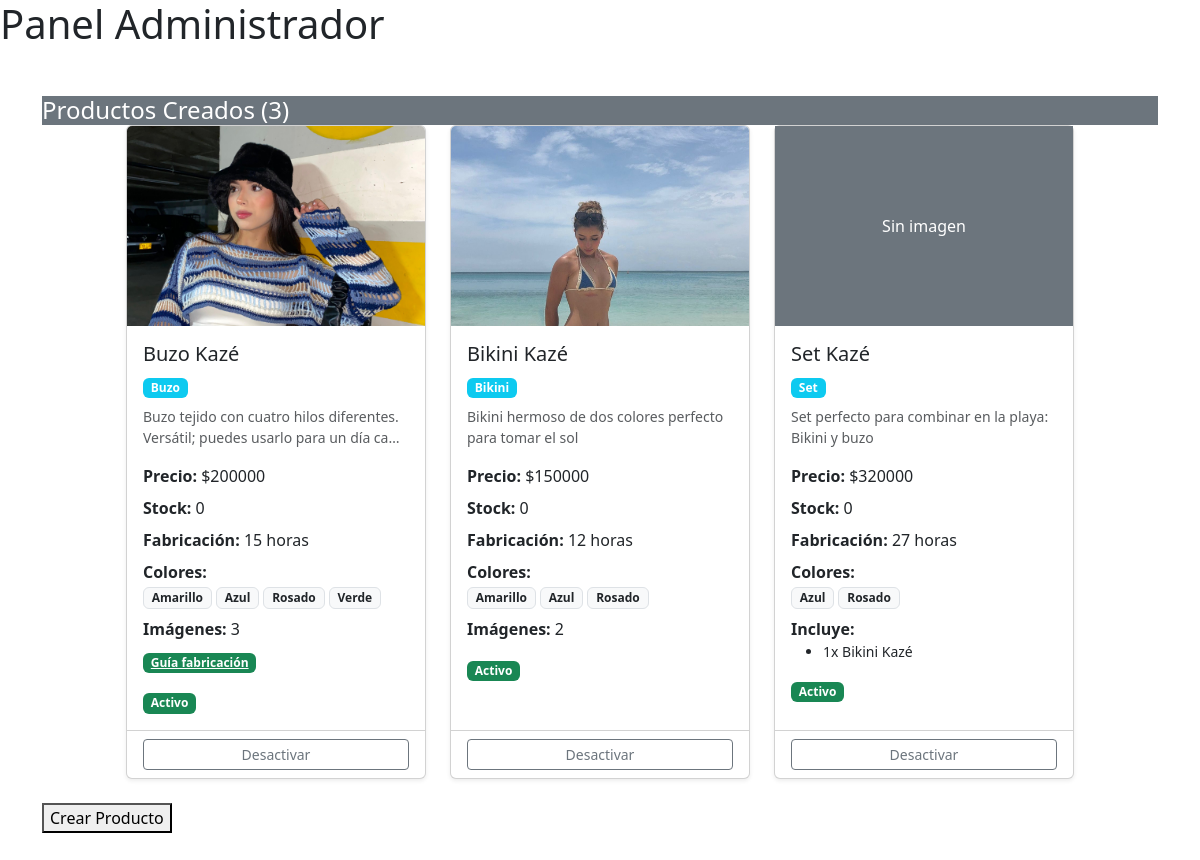
Before: /administrator/ with the older database file.
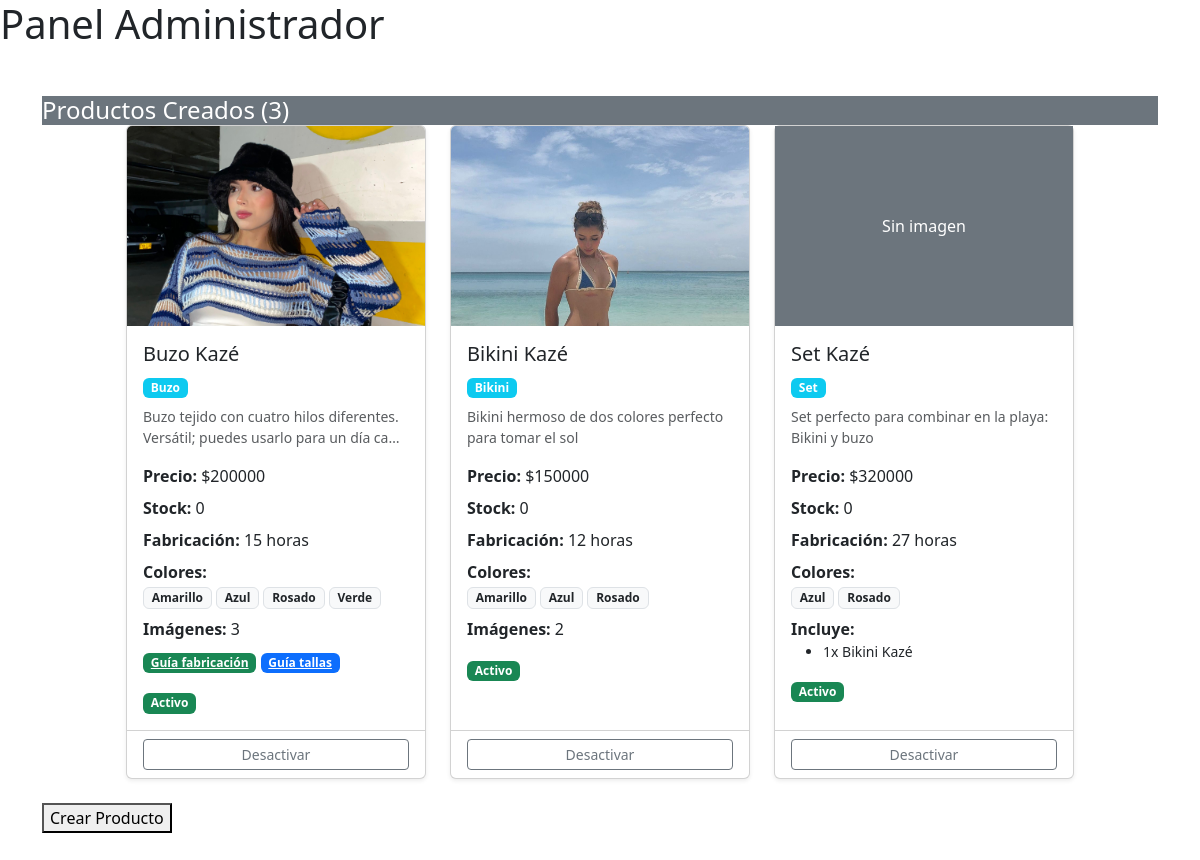
After: the same page with the newer database file.
### crochet/models.py (models this page shows, shortened)
class Producto(models.Model):
    CATEGORIAS = [
        ('Bikini', 'Bikini'),
        ('Top', 'Top'),
        ('Falda', 'Falda'),
        ('Buzo', 'Buzo'),
        ('Vestido', 'Vestido'),
        ('Short', 'Short'),
        ('Set', 'Set'),
        ('Accesorio', 'Accesorio'),
        ('Pantalón', 'Pantalón'),
        ('Camisa', 'Camisa'),
        ('Otro', 'Otro'),
    ]
    categoria = models.CharField('Categoría', max_length=20, choices=CATEGORIAS)
    nombre = models.CharField('Nombre', max_length=150)
    descripcion = models.TextField('Descripción')
    precio = models.DecimalField('Precio', max_digits=10, decimal_places=2, validators=[MinValueValidator(Decimal('0.00'))])
    stock = models.IntegerField('Stock', default=0, validators=[MinValueValidator(0)])
    tiempo_fabricacion = models.IntegerField('Tiempo de Fabricación (horas)', validators=[MinValueValidator(0)])
    activo = models.BooleanField('Activo', default=True)
    guia_fabricacion = models.FileField(upload_to='guias/fabricacion/', blank=True, null=True)
    guia_tallas = models.ImageField(upload_to='guias/tallas/', blank=True, null=True)
    class Meta:
        db_table = 'producto'

class ProductoImagen(models.Model):
    id_producto = models.ForeignKey(
        Producto,
        on_delete=models.CASCADE,
        verbose_name='Producto',
        related_name='imagenes'
    )
    url_imagen = models.ImageField('Imagen', upload_to='productos/')
    class Meta:
        db_table = 'producto_imagen'

### crochet/views.py (the view)
# urls.py: path('administrator/', crochetViews.administrator, name='administrator'),
def administrator(request):
    productos = Producto.objects.all()
    return render(request, 'administrator.html', {'productos': productos})

### crochet/templates/administrator.html (shortened to what the changed rows need)
<!DOCTYPE html>
<html>
<head>
    <link href="https://cdn.jsdelivr.net/npm/bootstrap@5.3.2/dist/css/bootstrap.min.css" rel="stylesheet">
</head>
<body>
    <h1>Panel Administrador</h1>
    <div class="container mt-5 mb-5">
        <div class="card-body">
            <div class="d-flex flex-wrap justify-content-center gap-4">
                {% for producto in productos %}
                <div class="mb-4 d-flex">
                    <div class="card h-100 shadow-sm" style="width: 300px;">
                        {% if producto.imagenes.all %}
                            {% with producto.imagenes.first as primera_imagen %}
                            <img src="{{ primera_imagen.url_imagen.url }}"
                                 class="card-img-top"
                                 style="height: 200px; object-fit: cover;"
                                 alt="{{ producto.nombre }}">
                            {% endwith %}
                        {% else %}
                            <div class="bg-secondary d-flex align-items-center justify-content-center"
                                 style="height: 200px;">
                                <span class="text-white">Sin imagen</span>
                            </div>
                        {% endif %}
                        <div class="card-body">
                            <h5 class="card-title">{{ producto.nombre }}</h5>
                            <span class="badge bg-info mb-2">{{ producto.categoria }}</span>
                            <p class="card-text text-muted small">
                                {{ producto.descripcion|truncatechars:80 }}
                            </p>
                            <div class="mb-2">
                                <strong>Precio:</strong> ${{ producto.precio|floatformat:0 }}
                            </div>
                            <div class="mb-2">
                                <strong>Stock:</strong> {{ producto.stock }}
                            </div>
                            <div class="mb-2">
                                <strong>Fabricación:</strong> {{ producto.tiempo_fabricacion }} horas
                            </div>
                            {% if producto.colores.all %}
                            <div class="mb-2">
                                <strong>Colores:</strong><br>
                                {% for pc in producto.colores.all %}
                                    <span class="badge bg-light text-dark border">
                                        {{ pc.id_color_general.nombre }}
                                    </span>
                                {% endfor %}
                            </div>
                            {% endif %}
                            {% if producto.imagenes.all|length > 1 %}
                            <div class="mb-2">
                                <strong>Imágenes:</strong> {{ producto.imagenes.all|length }}
                            </div>
                            {% endif %}
                            <div class="mb-2">
                                {% if producto.guia_fabricacion %}
                                <a href="{{ producto.guia_fabricacion.url }}" class="badge bg-success" target="_blank">
                                Guía fabricación
                                </a>
                                {% endif %}
                                {% if producto.guia_tallas %}
                                <a href="{{ producto.guia_tallas.url }}" class="badge bg-primary" target="_blank">
                                Guía tallas
                                </a>
                                {% endif %}
                            </div>
                            <div class="mt-3">
                                {% if producto.activo %}
                                    <span class="badge bg-success">Activo</span>
                                {% else %}
                                    <span class="badge bg-danger">Inactivo</span>
                                {% endif %}
                            </div>
                        </div>
                        <div class="card-footer bg-transparent">
                            <div class="d-flex gap-2">
                                <a href="{% url 'toggle_producto' producto.id %}"
                                   class="btn btn-sm btn-outline-secondary flex-fill">
                                    {% if producto.activo %}
                                        Desactivar
                                    {% else %}
                                        Activar
                                    {% endif %}
                                </a>
                            </div>
                        </div>
                    </div>
                </div>
                {% empty %}
                <div class="col-12">
                    <div class="alert alert-info text-center">
                        <h5>No hay productos aún</h5>
                    </div>
                </div>
                {% endfor %}
            </div>
        </div>
    </div>
</body>
</html>

Changed rows visible on the page:
changed Producto "Buzo Kazé": now shows "Guía tallas"
